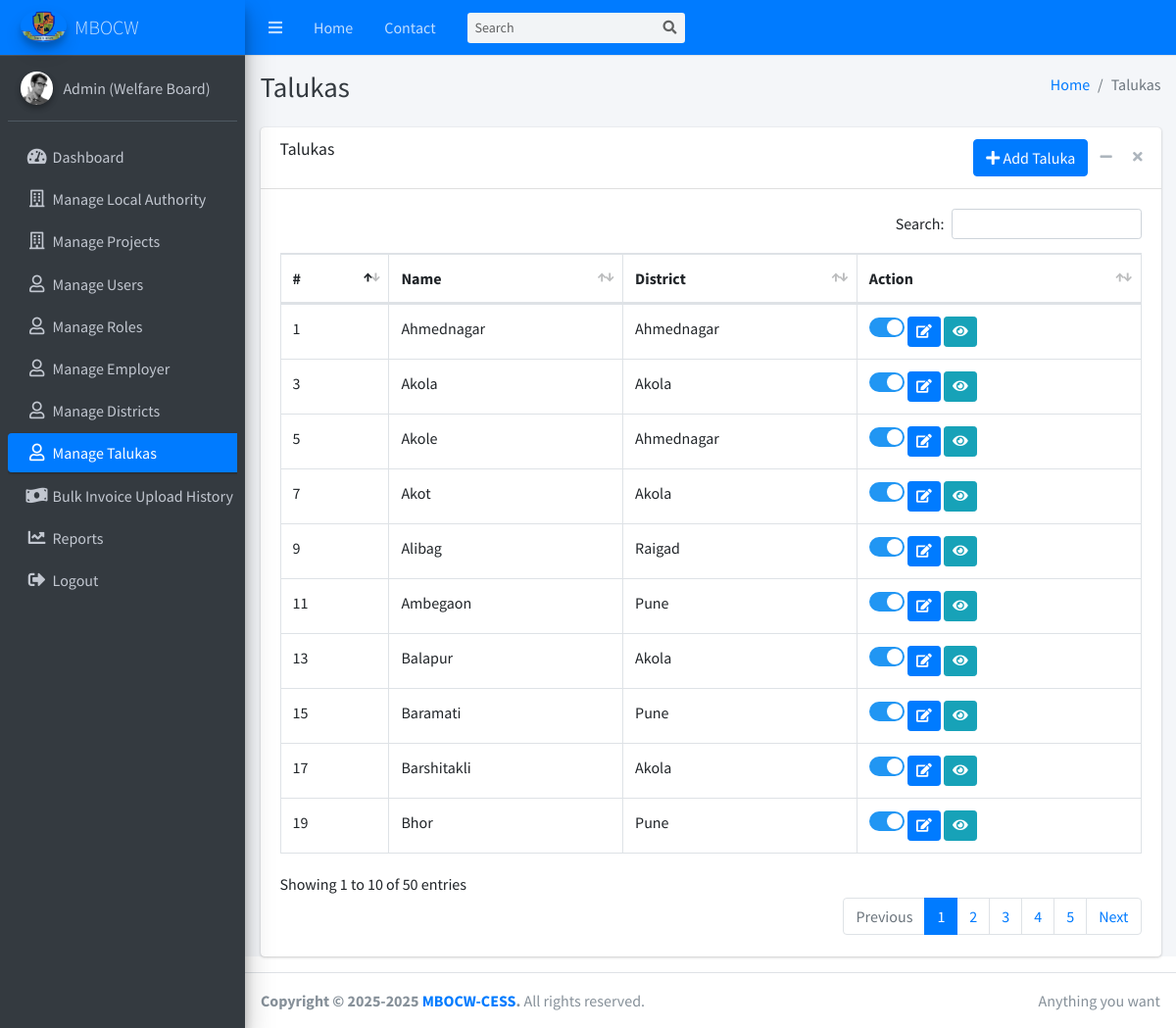
Page /dashboard/talukas.php (signed in) on the committed database.
### tables this page shows
CREATE TABLE IF NOT EXISTS `talukas` (
  `id` bigint UNSIGNED NOT NULL AUTO_INCREMENT,
  `name` varchar(255) NOT NULL,
  `district_id` bigint UNSIGNED NOT NULL,
  `active_status` tinyint(1) NOT NULL DEFAULT '1',
  `created_by` bigint UNSIGNED DEFAULT NULL,
  `created_datetime` timestamp NULL DEFAULT CURRENT_TIMESTAMP,
  `updated_by` bigint UNSIGNED DEFAULT NULL,
  `updated_datetime` timestamp NULL DEFAULT CURRENT_TIMESTAMP ON UPDATE CURRENT_TIMESTAMP,
  PRIMARY KEY (`id`)
);

CREATE TABLE IF NOT EXISTS `districts` (
  `id` bigint UNSIGNED NOT NULL AUTO_INCREMENT,
  `name` varchar(255) NOT NULL,
  `state_id` bigint UNSIGNED NOT NULL,
  `active_status` tinyint(1) NOT NULL DEFAULT '1' COMMENT '	1=active, 2=inactive, 3=deleted	',
  `created_by` bigint UNSIGNED DEFAULT NULL,
  `created_datetime` timestamp NULL DEFAULT CURRENT_TIMESTAMP,
  `updated_by` bigint UNSIGNED DEFAULT NULL,
  `updated_datetime` timestamp NULL DEFAULT CURRENT_TIMESTAMP ON UPDATE CURRENT_TIMESTAMP,
  PRIMARY KEY (`id`)
);

### dashboard/talukas.php (the view, shortened to what this page needs)
<?php
require_once '../config/db.php';
?>
<!DOCTYPE html>
<html lang="en">
<head>
  <link rel="stylesheet" href="../plugins/fontawesome-free/css/all.min.css">
  <link rel="stylesheet" href="../plugins/datatables-bs4/css/dataTables.bootstrap4.min.css">
  <link rel="stylesheet" href="../plugins/datatables-responsive/css/responsive.bootstrap4.min.css">
  <link rel="stylesheet" href="../dist/css/adminlte.min.css">
</head>
<body class="hold-transition sidebar-mini">
<div class="wrapper">
  <?php include('includes/navbar.php'); ?>
  <?php include('includes/sidebar.php'); ?>
  <div class="content-wrapper">
    <div class="content-header">
      <div class="container-fluid">
        <div class="row mb-2">
          <div class="col-sm-6">
            <h1 class="m-0 text-dark">Talukas</h1>
          </div>
          <div class="col-sm-6">
            <ol class="breadcrumb float-sm-right">
              <li class="breadcrumb-item"><a href="#">Home</a></li>
              <li class="breadcrumb-item active">Talukas</li>
            </ol>
          </div>
        </div>
      </div>
    </div>
    <div class="content">
        <div class="container-fluid">
            <div class="card">
            <div class="card-header">
                <h3 class="card-title">Talukas</h3>
                <div class="card-tools">
                    <a href="add-taluka.php" class="btn btn-primary" ><i class="fas fa-plus"></i> Add Taluka</a>
                    <button type="button" class="btn btn-tool" data-card-widget="collapse" data-toggle="tooltip" title="Collapse"><i class="fas fa-minus"></i></button>
                    <button type="button" class="btn btn-tool" data-card-widget="remove" data-toggle="tooltip" title="Remove"><i class="fas fa-times"></i></button>
                </div>
            </div>
            <div class="card-body">
                <table id="example1" class="table table-bordered">
                    <thead>
                        <tr>
                            <th>#</th>
                            <th>Name</th>
                            <th>District</th>
                            <th>Action</th>
                        </tr>
                    </thead>
                    <tbody>
                        <?php
                        $sql = "SELECT t.id, t.name, t.district_id, t.active_status, d.name as district_name FROM talukas t JOIN districts d ON t.district_id = d.id ORDER BY t.name ASC";
                        $result = mysqli_query($conn, $sql);
                        $sr = 1;
                        if (mysqli_num_rows($result) > 0) {
                            while ($row = mysqli_fetch_assoc($result)) {
                                $isActive = ($row['active_status'] == 1) ? 'checked' : '';
                                $statusText = ($row['active_status'] == 1) ? 'Active' : 'Inactive';
                                echo "<tr>";
                                echo "<td>".$sr++."</td>";
                                echo "<td>".htmlspecialchars($row['name'])."</td>";
                                echo "<td>".htmlspecialchars($row['district_name'])."</td>";
                                echo "<td>
                                        <label class='switch' title='$statusText'><input type='checkbox' data-id='{$row['id']}' id='activeToggle' onclick='return confirm(\"Are you sure you want to perform this action?\");' {$isActive}><span class='slider round'></span></label>
                                        <a href='edit-taluka.php?id=".$row['id']."' class='btn btn-sm btn-primary'><i class='fas fa-edit'></i></a>
                                        <a href='view-taluka.php?id=".$row['id']."' class='btn btn-sm btn-info' ><i class='fas fa-eye'></i></a>
                                    </td>";
                                echo "</tr>";
                                $sr++;
                            }
                        } else {
                            echo "<tr><td colspan='4' class='text-center'>No Taluka found</td></tr>";
                        }
                        ?>
                    </tbody>
                </table>
            </div>
          </div>
        </div>
    </div>
  </div>
  <?php include('includes/footer.php'); ?>
</div>
</body>
</html>

### dashboard/talukas.php (style rules this page uses)
.switch { position: relative; display: inline-block; width: 36px; height: 20px; vertical-align: middle; }
.slider { position: absolute; cursor: pointer; top: 0; left: 0; right: 0; bottom: 0; background-color: #ccc; transition: .3s; border-radius: 20px; }
.slider:before { position: absolute; content: ""; height: 16px; width: 16px; left: 2px; bottom: 2px; background-color: white; transition: .3s; border-radius: 50%; }
input:checked + .slider { background-color: #2196F3; }
input:checked + .slider:before { -webkit-transform: translateX(26px); -ms-transform: translateX(26px); transform: translateX(26px); transform: translateX(16px); }
.slider.round { border-radius: 34px; }
.slider.round:before { border-radius: 50%; }

### rows in the picture
talukas: name "Ahmednagar", district.name "Ahmednagar"
talukas: name "Akola", district.name "Akola"
talukas: name "Akole", district.name "Ahmednagar"
talukas: name "Akot", district.name "Akola"
talukas: name "Alibag", district.name "Raigad"
talukas: name "Ambegaon", district.name "Pune"
talukas: name "Balapur", district.name "Akola"
talukas: name "Baramati", district.name "Pune"
talukas: name "Barshitakli", district.name "Akola"
talukas: name "Bhor", district.name "Pune"

### other values in the picture
$_SESSION['user_role_name'] "Admin (Welfare Board)"
